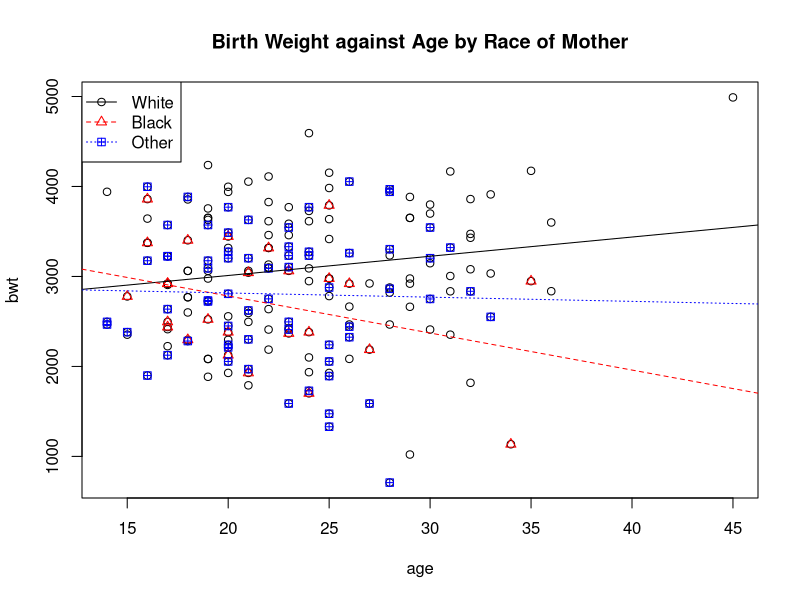

This chart was generated by the following R code:
library(MASS)
data<-birthwt
attach(data)
is.factor(race)
race<-factor(race)

#creating the subsets
d1<-subset(data,data$race=="1")
d2<-subset(data,data$race=="2")
d3<-subset(data,data$race=="3")

r1<-lm(bwt~age,data=d1)
r2<-lm(bwt~age,data=d2)
r3<-lm(bwt~age,data=d3)

#plotting the subsets
plot(age,bwt, main="Birth Weight against Age by Race of Mother")
points(d2$age,d2$bwt, pch=2, col="red") 
points(d3$age,d3$bwt, pch=12, col="blue")
abline(r1,lty=1)
abline(r2,lty=2, col="red") 
abline(r3,lty=3, col="blue")
legend("topleft", c("White","Black","Other"), lty=c(1,2,3), pch=c(1,2,12), col=c("black","red","blue")) 

#creating the model with interaction
results<-lm(bwt~age*race)
summary(results)
